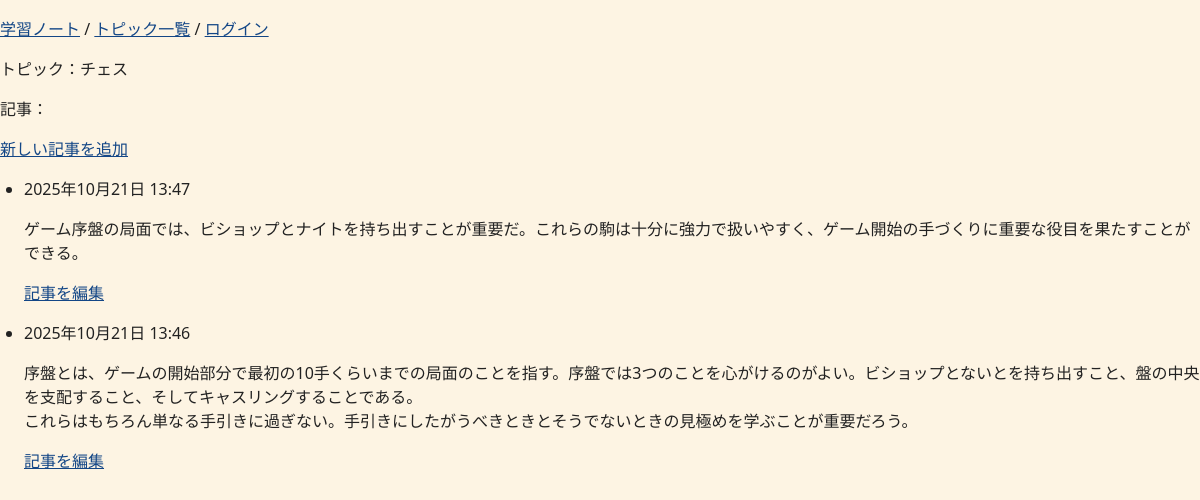
/topics/1/, run on an earlier commit of the app's database.
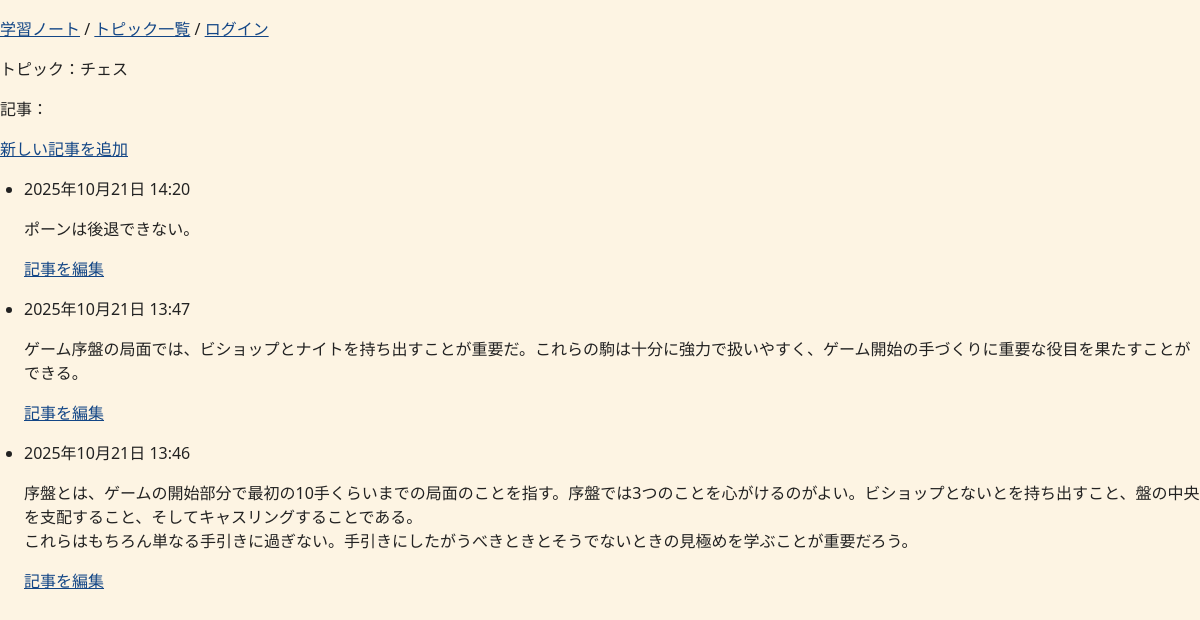
And on a later commit of the database.
### learning_logs/models.py (models this page shows, shortened)
class Topic(models.Model):
    text = models.CharField(max_length=200)
    date_added = models.DateTimeField(auto_now_add=True)

class Entry(models.Model):
    topic = models.ForeignKey(Topic, on_delete=models.CASCADE)
    text = models.TextField()
    date_added = models.DateTimeField(auto_now_add=True)
    class Meta:
        verbose_name_plural = 'entries'

### learning_logs/views.py (the view)
# urls.py: path('topics/<int:topic_id>/', views.topic, name='topic'),
def topic(request, topic_id):
    topic = Topic.objects.get(id=topic_id)
    entries = topic.entry_set.order_by('-date_added')
    context = {'topic': topic, 'entries': entries}
    return render(request, 'learning_logs/topic.html', context)

### learning_logs/templates/learning_logs/topic.html
{% extends "learning_logs/base.html" %}
{% block content %}
    <p>トピック：{{ topic.text }}</p>
    <p>記事：</p>
    <p>
        <a href="{% url 'learning_logs:new_entry' topic.id %}">新しい記事を追加</a>
    </p>
    <ul>
        {% for entry in entries %}
            <li>
                <p>{{ entry.date_added|date:'Y年m月d日 H:i' }}</p>
                <p>{{ entry.text|linebreaks }}</p>
                <p>
                    <a href="{% url 'learning_logs:edit_entry' entry.id %}">記事を編集</a>
                </p>
            </li>
        {% empty %}
            <li>このトピックにはまだ記事がありません。</li>
        {% endfor %}
    </ul>
{% endblock content %}

### learning_logs/templates/learning_logs/base.html (shortened to what this page needs)
<!DOCTYPE html>
<html lang="ja">
<head>
    {% load static %}
    <link rel="stylesheet" href="{% static 'css/style.css' %}">
</head>
<body>
    <p>
        <a href="{% url 'learning_logs:index' %}">学習ノート</a> /
        <a href="{% url 'learning_logs:topics' %}">トピック一覧</a> /
        {% if user.is_authenticated %}
            こんにちは {{ user.username }}さん
        {% else %}
            <a href="{% url 'accounts:login' %}">ログイン</a>
        {% endif %}
    </p>
    {% block content %}{% endblock content %}
</body>
</html>

### static/css/style.css (style rules this page uses)
:root { --primary: #134686; --accent: #ED3F27; --highlight: #FEB21A; --background: #FDF4E3; --text-dark: #222; --text-light: #fff; }
body { background-color: var(--background); color: var(--text-dark); font-family: 'Segoe UI', sans-serif; margin: 0; padding: 0; }
a { color: var(--primary); text-decoration: underline; transition: color 0.3s ease; }
ul, ol { margin: 1rem 0; padding-left: 1.5rem; }
li { margin-bottom: 0.5rem; color: var(--text-dark); }

What changed in the data, as far as the page shows it:
added Entry: date_added "2025年10月21日 14:20", text "ポーンは後退できない。"
